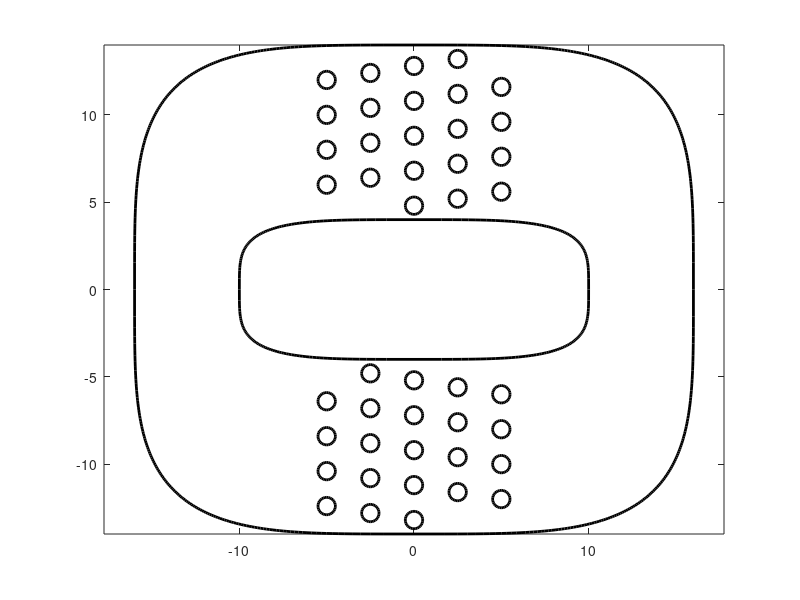

Source code (MATLAB):
clear; clc;
ishape = 'super';
Nbdi = 256;
Nbdo = 512;
nvbd = 2;
WsizeX = 6; WsizeY = 10;
ai = 10; bi = 4; n = 4;
ao = ai + WsizeX; bo = bi + WsizeY;

ti = (0:Nbdi-1)'/Nbdi * 2 * pi;
to = (0:Nbdo-1)'/Nbdo * 2 * pi;

if strcmp(ishape,'ellipse')
xi = ai*cos(ti); yi = bi*sin(ti);
xo = ao*cos(to); yo = bo*sin(to);
elseif strcmp(ishape,'super')
xi = abs(cos(ti)).^(2/n).*ai.*sign(cos(ti));
yi = abs(sin(ti)).^(2/n).*bi.*sign(sin(ti));
xo = abs(cos(to)).^(2/n).*ao.*sign(cos(to));
yo = abs(sin(to)).^(2/n).*bo.*sign(sin(to));  
end



figure(1); clf;
plot([xi;xi(1)], [yi;yi(1)],'k','linewidth',2)
hold on
plot([xo;xo(1)], [yo;yo(1)],'k','linewidth',2)
axis equal

NbdP = 32; Dpost = 1; Gx = 1; Gy = 1; 
Xpost = [Dpost/2*cos(-(0:NbdP-1)'/NbdP*2*pi);...
      Dpost/2*sin(-(0:NbdP-1)'/NbdP*2*pi)];  

nrow = floor((WsizeY-Gy)/(Dpost+Gy));
ncol = floor((ai+Gx)/(Dpost+Gx));
H = WsizeY;
L = ai; 
period = ncol; 
epsilon = 1/period;
delLat = (Gy+Dpost)*epsilon;

pnrow = ceil(3*nrow);
pHeight = (pnrow-1)*(Gy+Dpost);

% FIRST THE TOP PART
centy1stCol = linspace(-pHeight/2,pHeight/2,pnrow)' + bi + WsizeY/2;
centx = linspace(-ai/2,ai/2,ncol);

centx = centx(ones(pnrow,1),:);

delLatVect = [0:ncol-1]*delLat;
centy = delLatVect(ones(pnrow,1),:) + centy1stCol(:,ones(1,ncol));

Xobs = zeros(2*NbdP,pnrow*ncol);
for iwall = 1 : pnrow*ncol
  Xobs(:,iwall) = [Xpost(1:end/2)+centx(iwall); Xpost(end/2+1:end)+centy(iwall)];    
end

jdx = 1; XwallsInt = [];
for iwall = 1 : pnrow*ncol
    xwall = Xobs(1:end/2,iwall); ywall = Xobs(end/2+1:end,iwall);
    idx1 = isempty(find(ywall <= 1.02*bi,1));
    idx2 = isempty(find(ywall >= 0.98*bo,1));
    if idx1 && idx2
      XwallsInt(:,jdx) = [xwall;ywall];
      jdx = jdx + 1;
    end
end


% THEN THE BOTTOM PART
centy1stCol = linspace(-pHeight/2,pHeight/2,pnrow)' - bi - WsizeY/2;
% centx = linspace(-ai/2,ai/2,ncol);
centx = linspace(ai/2,-ai/2,ncol);

centx = centx(ones(pnrow,1),:);

delLatVect = [0:ncol-1]*delLat;
centy = delLatVect(ones(pnrow,1),:) + centy1stCol(:,ones(1,ncol));

Xobs = zeros(2*NbdP,pnrow*ncol);
for iwall = 1 : pnrow*ncol
  Xobs(:,iwall) = [Xpost(1:end/2)+centx(iwall); Xpost(end/2+1:end)+centy(iwall)];    
end


for iwall = 1 : pnrow*ncol
    xwall = Xobs(1:end/2,iwall); ywall = Xobs(end/2+1:end,iwall);
    idx1 = isempty(find(ywall >= -1.02*bi,1));
    idx2 = isempty(find(ywall <= -0.98*bo,1));
    if idx1 && idx2
      XwallsInt(:,jdx) = [xwall;ywall];
      jdx = jdx + 1;
    end
end

figure(1); 
plot([XwallsInt(1:end/2,:);XwallsInt(1,:)],[XwallsInt(end/2+1:end,:);XwallsInt(end/2+1,:)],'k','linewidth',2)





